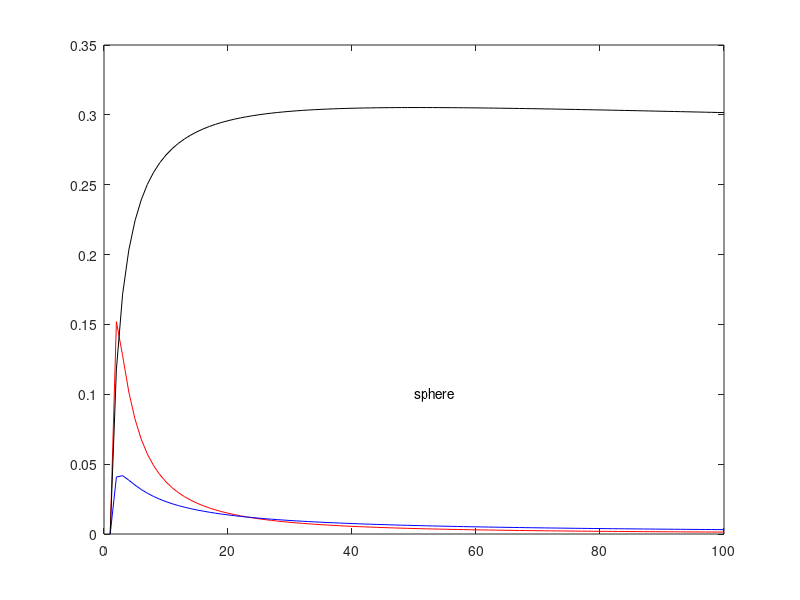

MATLAB code for this plot:
Sc=0.5;us=0.5;k=0.41;L=-30;Cr1=2;Cr2=2;Cr0=2;
z=0:1:100;
ws=0.0641;ws0=0.45;
alpha=ws*Sc/(k*us);
alpha0=ws0*Sc/(k*us);
dissip=((1+0.5*(-z/L).^(2/3)).^1.5*us^3/k)./z;
FL=0.005;el=1.5*10^(-5);asp=250;
SF=5*0.1*ws^2/(8*el*log(asp))*((FL^2)./dissip).^(1/3);
if SF<0.1
   ws1=ws*4/3; 
elseif SF>5.0
    ws1=ws+ws*2/15/(SF.^2);
else
    ws1=ws+ws*(0.07531*SF.^(-0.6692)-0.0188);
end
alpha1=ws1*Sc/(k*us);
tau=16*z/L*(0.5-alpha)-(1+alpha);
y=2*alpha./(sqrt(tau.^2-64*alpha*z/L*(0.5+alpha))-tau);
r=y.^2/alpha+(((1-y).^2-(y.^2).*(1-y).^2*0.5).*(16*z/L).^2)./(alpha*(1-(16*z/L).*y).^2);
C=-((((1+alpha)^(0.5+alpha)*r.^(-0.5)).*(y/alpha).^alpha).*(1-y)).*(1-(16*z/L).*y).^(-0.5);
C00=(C).*(1./(z.^alpha))-C;
C=(C+Cr1).*(1./(z.^alpha))-C;
tau0=16*z/L*(0.5-alpha0)-(1+alpha0);
y0=2*alpha0./(sqrt(tau0.^2-64*alpha0*z/L.*(0.5+alpha0))-tau0);
r0=y.^2/alpha0+(((1-y0).^2-(y0.^2).*(1-y0).^2*0.5).*(16*z/L).^2)./(alpha0*(1-(16*z/L).*y0).^2);
C0=-((((1+alpha0)^(0.5+alpha0)*r0.^(-0.5)).*(y/alpha0).^alpha0).*(1-y0)).*(1-(16*z/L).*y0).^(-0.5);
C01=(C0).*(1./(z.^alpha0))-C0;
C0=(C0+Cr0).*(1./(z.^alpha0))-C0;
tau1=(16*z/L).*(0.5-alpha1)-(1+alpha1);
y1=2*alpha1./(sqrt(tau1.^2-(64*alpha1.*z/L).*(0.5+alpha1))-tau1);
r1=(y.^2)./alpha1+(1-y1).^2-((((y1.^2).*(1-y1)).^2*0.5).*((16*z/L)).^2)./((alpha1.*(1-(16*z/L).*y1)).^2);
C1=-(((1+alpha1).^(0.5+alpha1)).*(r1.^(-0.5))).*((((y1./alpha1).^alpha1).*(1-y1)).*(1-(16*z/L).*y1).^(-0.5));
C02=(C1).*(1./(z.^alpha1))-C1;
C1=(C1+Cr2).*(1./(z.^alpha1))-C1;
plot(z,C01,'red')
hold on;
text(50,0.1,'sphere')
hold on;
plot(z,C00,'blue')
hold on
text(50,1.15,'fiber')
hold on;
plot(z,C02,'black')
hold on
text(50,0.85,'fiber local')